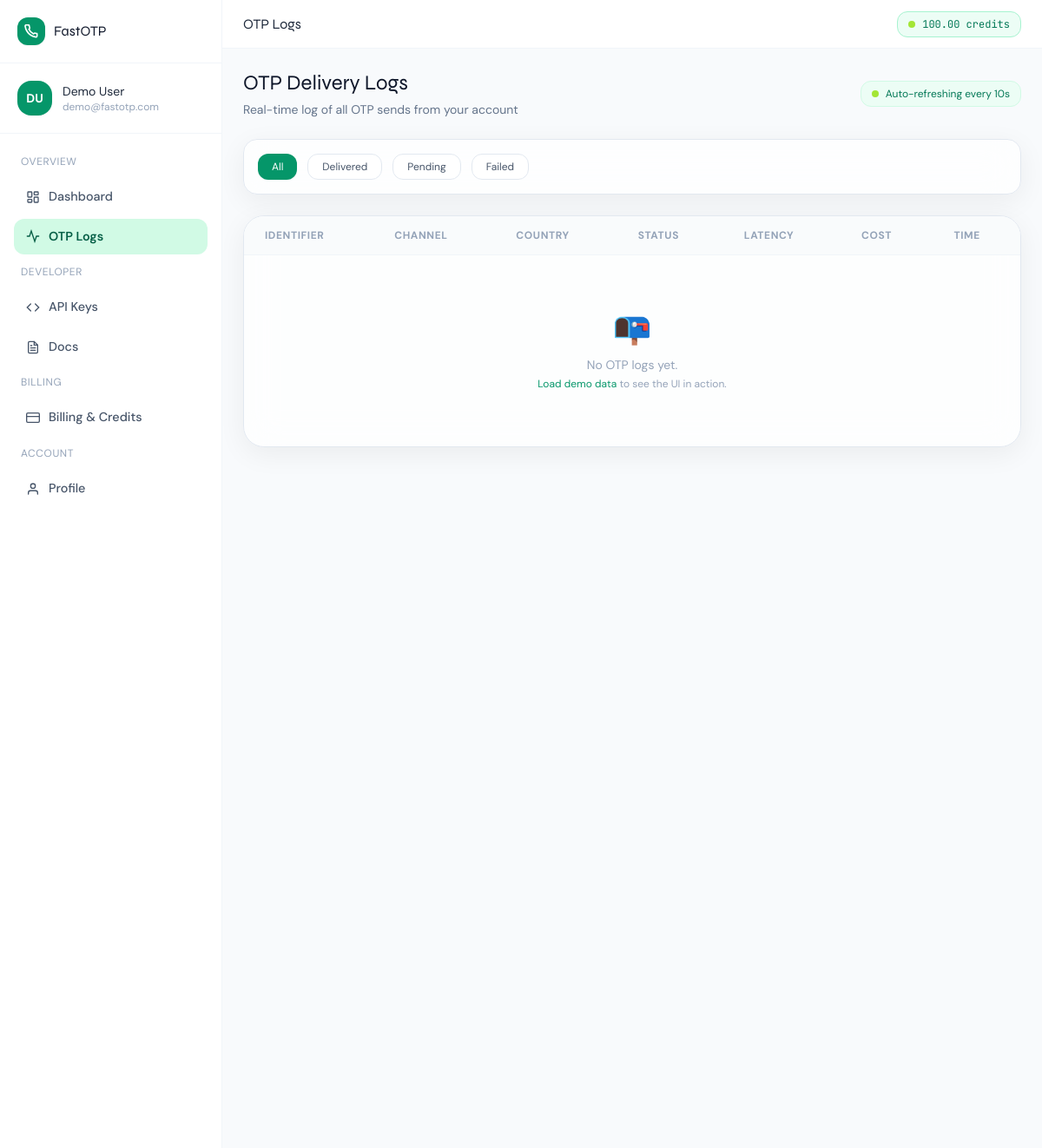
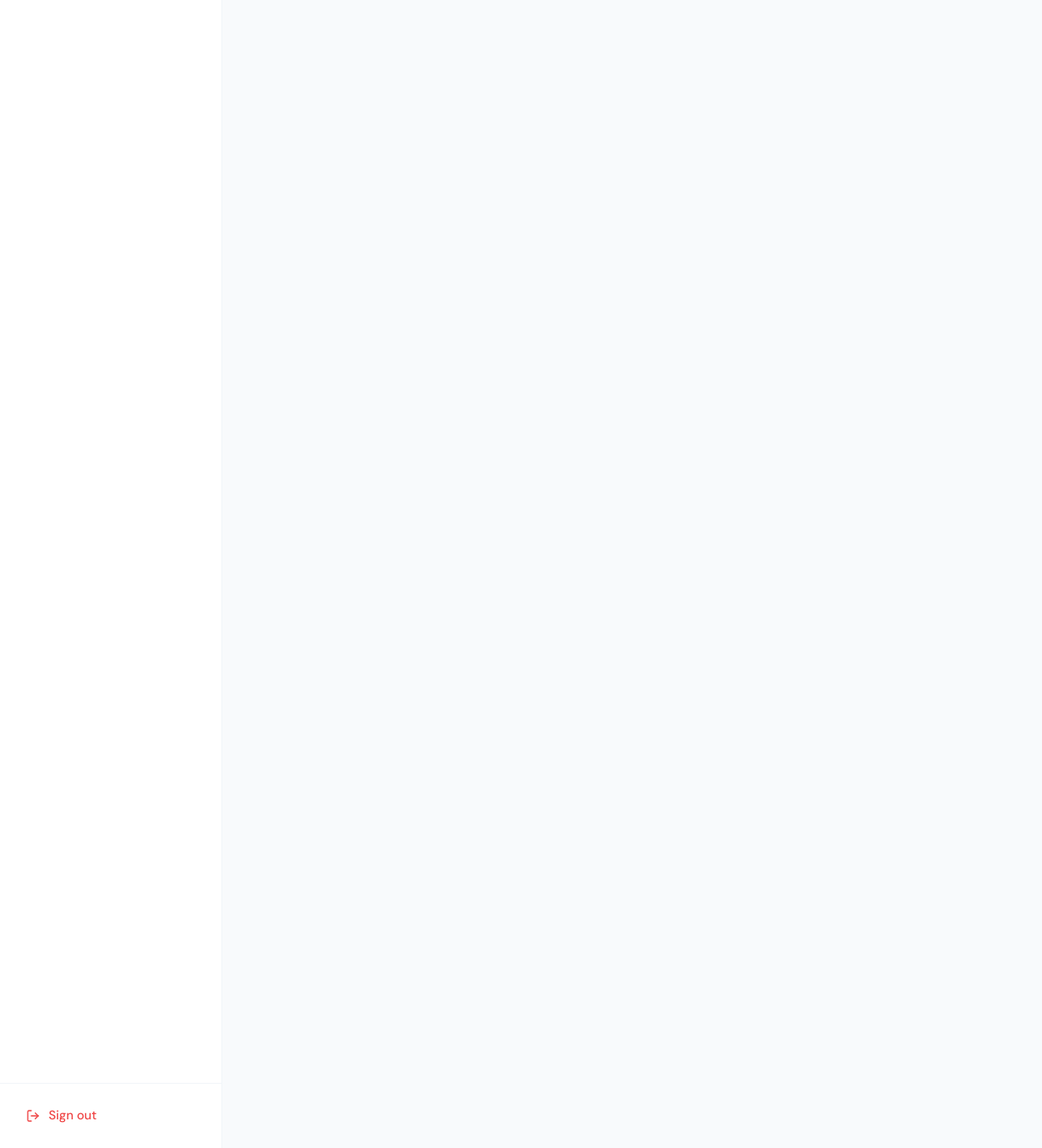
/dashboard/logs/ (signed in), run on the app's committed database (2 pictures, top to bottom).
### fastotp/models.py (models this page shows, shortened)
class User(AbstractUser):
    id = models.UUIDField(primary_key=True, default=uuid.uuid4, editable=False)
    phone_number = models.CharField(max_length=20, blank=True)
    whatsapp_number = models.CharField(max_length=20, blank=True)
    company_name = models.CharField(max_length=150, blank=True)
    is_verified = models.BooleanField(default=False)
    verification_otp = models.CharField(max_length=6, blank=True)
    otp_expires_at = models.DateTimeField(null=True, blank=True)
    avatar_initials = models.CharField(max_length=3, blank=True)
    created_at = models.DateTimeField(auto_now_add=True)
    updated_at = models.DateTimeField(auto_now=True)

class CreditBalance(models.Model):
    user = models.OneToOneField(User, on_delete=models.CASCADE, related_name='credit_balance')
    balance = models.DecimalField(max_digits=12, decimal_places=4, default=0)
    total_topped_up = models.DecimalField(max_digits=12, decimal_places=2, default=0)
    total_consumed = models.DecimalField(max_digits=12, decimal_places=4, default=0)
    updated_at = models.DateTimeField(auto_now=True)

### fastotp/views.py (the view)
# urls.py: path('dashboard/logs/', views.OTPLogsView.as_view(), name='otp_logs'),
class OTPLogsView(LoginRequiredMixin, TemplateView):
    login_url = 'login'
    template_name = 'fastotp/otp_logs.html'
    def get_context_data(self, **kwargs):
        ctx = super().get_context_data(**kwargs)
        ctx['logs'] = OTPLog.objects.filter(user=self.request.user)[:50]
        return ctx

### templates/fastotp/otp_logs.html
{% extends 'fastotp/dashboard_base.html' %}
{% block page_title %}OTP Logs{% endblock %}
{% block dashboard_content %}
<div class="mb-6 flex items-center justify-between">
  <div>
    <h1 class="font-display font-700 text-2xl text-slate-900">OTP Delivery Logs</h1>
    <p class="text-slate-500 text-sm mt-1">Real-time log of all OTP sends from your account</p>
  </div>
  <div class="flex items-center gap-2 text-xs text-emerald-700 bg-emerald-50 border border-emerald-100 px-3 py-1.5 rounded-xl">
    <span class="w-2 h-2 bg-lime-400 rounded-full animate-pulse"></span>
    Auto-refreshing every 10s
  </div>
</div>
<div class="glass rounded-2xl p-4 mb-6 flex flex-wrap gap-3 border border-slate-200" x-data="{filter:'all'}">
  <button @click="filter='all'" :class="filter==='all'?'bg-emerald-600 text-white shadow-sm':'bg-white text-slate-600 border border-slate-200'" class="text-xs px-4 py-1.5 rounded-xl font-600 transition-all">All</button>
  <button @click="filter='delivered'" :class="filter==='delivered'?'bg-emerald-600 text-white shadow-sm':'bg-white text-slate-600 border border-slate-200'" class="text-xs px-4 py-1.5 rounded-xl font-600 transition-all">Delivered</button>
  <button @click="filter='pending'" :class="filter==='pending'?'bg-amber-500 text-white shadow-sm':'bg-white text-slate-600 border border-slate-200'" class="text-xs px-4 py-1.5 rounded-xl font-600 transition-all">Pending</button>
  <button @click="filter='failed'" :class="filter==='failed'?'bg-red-500 text-white shadow-sm':'bg-white text-slate-600 border border-slate-200'" class="text-xs px-4 py-1.5 rounded-xl font-600 transition-all">Failed</button>
</div>
<div class="glass rounded-3xl overflow-hidden border border-slate-200">
  <div class="overflow-x-auto">
    <table class="w-full text-sm">
      <thead>
        <tr class="border-b border-slate-100 bg-slate-50/80">
          <th class="text-left px-6 py-3.5 text-xs font-600 text-slate-400 uppercase tracking-wider">Identifier</th>
          <th class="text-left px-6 py-3.5 text-xs font-600 text-slate-400 uppercase tracking-wider">Channel</th>
          <th class="text-left px-6 py-3.5 text-xs font-600 text-slate-400 uppercase tracking-wider">Country</th>
          <th class="text-left px-6 py-3.5 text-xs font-600 text-slate-400 uppercase tracking-wider">Status</th>
          <th class="text-left px-6 py-3.5 text-xs font-600 text-slate-400 uppercase tracking-wider">Latency</th>
          <th class="text-left px-6 py-3.5 text-xs font-600 text-slate-400 uppercase tracking-wider">Cost</th>
          <th class="text-left px-6 py-3.5 text-xs font-600 text-slate-400 uppercase tracking-wider">Time</th>
        </tr>
      </thead>
      <tbody id="log-table-body"
             hx-get="{% url 'otp_logs_poll' %}"
             hx-trigger="every 10s"
             hx-swap="innerHTML">
        {% for log in logs %}
        <tr class="border-b border-slate-50 hover:bg-emerald-50/30 transition-colors">
          <td class="px-6 py-4">
            <span class="font-mono text-sm text-slate-700">{{ log.identifier }}</span>
          </td>
          <td class="px-6 py-4">
            <span class="flex items-center gap-1.5 text-xs font-600 text-slate-600">
              {% if log.channel == 'whatsapp' %}💬{% elif log.channel == 'sms' %}📱{% elif log.channel == 'voice' %}📞{% else %}📧{% endif %}
              {{ log.channel|title }}
            </span>
          </td>
          <td class="px-6 py-4">
            <span class="text-xs text-slate-500">{{ log.country_name|default:"—" }}</span>
          </td>
          <td class="px-6 py-4">
            {% if log.status == 'delivered' or log.status == 'verified' %}
            <span class="inline-flex items-center gap-1 text-xs font-600 bg-emerald-50 text-emerald-700 border border-emerald-100 px-2.5 py-0.5 rounded-full">✓ {{ log.status }}</span>
            {% elif log.status == 'pending' or log.status == 'sent' %}
            <span class="inline-flex items-center gap-1 text-xs font-600 shimmer-pending border border-amber-200 text-amber-700 px-2.5 py-0.5 rounded-full">
              <span class="w-1.5 h-1.5 bg-amber-400 rounded-full animate-pulse"></span>{{ log.status }}
            </span>
            {% elif log.status == 'failed' %}
            <span class="inline-flex items-center gap-1 text-xs font-600 bg-red-50 text-red-600 border border-red-100 px-2.5 py-0.5 rounded-full">✕ failed</span>
            {% else %}
            <span class="text-xs text-slate-400">{{ log.status }}</span>
            {% endif %}
          </td>
          <td class="px-6 py-4">
            {% if log.latency_ms %}
            <span class="font-mono text-xs font-600 {% if log.latency_ms < 500 %}text-lime-700{% elif log.latency_ms < 1000 %}text-amber-600{% else %}text-red-500{% endif %}">
              {{ log.latency_ms }}ms
            </span>
            {% else %}<span class="text-slate-300 text-xs">—</span>{% endif %}
          </td>
          <td class="px-6 py-4">
            <span class="font-mono text-xs text-slate-500">${{ log.cost_credits|floatformat:4 }}</span>
          </td>
          <td class="px-6 py-4">
            <span class="text-xs text-slate-400">{{ log.created_at|timesince }} ago</span>
          </td>
        </tr>
        {% empty %}
        <tr>
          <td colspan="7" class="text-center py-16 text-slate-400">
            <div class="text-4xl mb-3">📭</div>
            <p class="text-sm">No OTP logs yet.</p>
            <p class="text-xs mt-1"><a href="{% url 'seed_demo' %}" class="text-emerald-600">Load demo data</a> to see the UI in action.</p>
          </td>
        </tr>
        {% endfor %}
      </tbody>
    </table>
  </div>
</div>
{% endblock %}

### templates/fastotp/dashboard_base.html (shortened to what this page needs)
{% extends 'fastotp/base.html' %}
{% block content %}
<div class="flex h-screen overflow-hidden bg-slate-50">
  <aside class="w-64 flex-shrink-0 bg-white border-r border-slate-100 flex flex-col overflow-y-auto hidden md:flex">
    <div class="p-5 border-b border-slate-100">
      <a href="{% url 'home' %}" class="flex items-center gap-2.5">
        <div class="w-8 h-8 rounded-xl bg-emerald-600 flex items-center justify-center shadow-sm">
        </div>
        <span class="font-display font-700 text-slate-900">FastOTP</span>
      </a>
    </div>
    <div class="p-5 border-b border-slate-100">
      <div class="flex items-center gap-3">
        <div class="w-10 h-10 rounded-2xl bg-emerald-600 flex items-center justify-center text-white font-bold text-sm shadow-sm flex-shrink-0">
          {{ request.user.avatar_initials }}
        </div>
        <div class="min-w-0">
          <p class="text-sm font-600 text-slate-800 truncate">{{ request.user.get_full_name|default:request.user.username }}</p>
          <p class="text-xs text-slate-400 truncate">{{ request.user.email }}</p>
        </div>
      </div>
    </div>
    <nav class="flex-1 p-4 space-y-1">
      <p class="text-xs font-600 text-slate-400 uppercase tracking-wider px-2 py-2">Overview</p>
      <a href="{% url 'dashboard' %}" class="sidebar-link {% if request.resolver_match.url_name == 'dashboard' %}active{% endif %}">
        <svg width="16" height="16" viewBox="0 0 24 24" fill="none" stroke="currentColor" stroke-width="2" stroke-linecap="round"><rect x="3" y="3" width="7" height="9" rx="1"/><rect x="14" y="3" width="7" height="5" rx="1"/><rect x="14" y="12" width="7" height="9" rx="1"/><rect x="3" y="16" width="7" height="5" rx="1"/></svg>
        Dashboard
      </a>
      <a href="{% url 'otp_logs' %}" class="sidebar-link {% if request.resolver_match.url_name == 'otp_logs' %}active{% endif %}">
        <svg width="16" height="16" viewBox="0 0 24 24" fill="none" stroke="currentColor" stroke-width="2" stroke-linecap="round"><polyline points="22 12 18 12 15 21 9 3 6 12 2 12"/></svg>
        OTP Logs
      </a>
      <p class="text-xs font-600 text-slate-400 uppercase tracking-wider px-2 py-2 mt-4">Developer</p>
      <a href="{% url 'developer' %}" class="sidebar-link {% if request.resolver_match.url_name == 'developer' %}active{% endif %}">
        <svg width="16" height="16" viewBox="0 0 24 24" fill="none" stroke="currentColor" stroke-width="2" stroke-linecap="round"><polyline points="16 18 22 12 16 6"/><polyline points="8 6 2 12 8 18"/></svg>
        API Keys
      </a>
      <a href="#" class="sidebar-link">
        Docs
      </a>
      <p class="text-xs font-600 text-slate-400 uppercase tracking-wider px-2 py-2 mt-4">Billing</p>
      <a href="{% url 'billing' %}" class="sidebar-link {% if request.resolver_match.url_name == 'billing' %}active{% endif %}">
        <svg width="16" height="16" viewBox="0 0 24 24" fill="none" stroke="currentColor" stroke-width="2" stroke-linecap="round"><rect x="1" y="4" width="22" height="16" rx="2" ry="2"/><line x1="1" y1="10" x2="23" y2="10"/></svg>
        Billing & Credits
      </a>
      <p class="text-xs font-600 text-slate-400 uppercase tracking-wider px-2 py-2 mt-4">Account</p>
      <a href="{% url 'account' %}" class="sidebar-link {% if request.resolver_match.url_name == 'account' %}active{% endif %}">
        <svg width="16" height="16" viewBox="0 0 24 24" fill="none" stroke="currentColor" stroke-width="2" stroke-linecap="round"><path d="M20 21v-2a4 4 0 0 0-4-4H8a4 4 0 0 0-4 4v2"/><circle cx="12" cy="7" r="4"/></svg>
        Profile
      </a>
    </nav>
    <div class="p-4 border-t border-slate-100">
      <form method="POST" action="{% url 'logout' %}">
        <button type="submit" class="sidebar-link w-full text-red-500 hover:bg-red-50 hover:text-red-700">
          <svg width="16" height="16" viewBox="0 0 24 24" fill="none" stroke="currentColor" stroke-width="2" stroke-linecap="round"><path d="M9 21H5a2 2 0 0 1-2-2V5a2 2 0 0 1 2-2h4"/><polyline points="16 17 21 12 16 7"/><line x1="21" y1="12" x2="9" y2="12"/></svg>
          Sign out
        </button>
      </form>
    </div>
  </aside>
  <div class="flex-1 flex flex-col overflow-hidden">
    <header class="bg-white border-b border-slate-100 h-14 flex items-center justify-between px-6 flex-shrink-0">
      <div>
        <h2 class="font-display font-600 text-slate-800 text-base">{% block page_title %}Dashboard{% endblock %}</h2>
      </div>
      <div class="flex items-center gap-4">
        <div id="credit-badge"
             hx-get="{% url 'credit_balance_poll' %}"
             hx-trigger="every 30s"
             hx-swap="outerHTML"
             class="flex items-center gap-2 bg-emerald-50 border border-emerald-200 px-3 py-1.5 rounded-xl">
          <span class="w-2 h-2 bg-lime-400 rounded-full animate-pulse"></span>
          <span class="text-xs font-mono font-600 text-emerald-700">
            {% if request.user.credit_balance %}
              {{ request.user.credit_balance.balance|floatformat:2 }} credits
            {% else %}0.00 credits{% endif %}
          </span>
        </div>
      </div>
    </header>
    <main class="flex-1 overflow-y-auto p-6">
      {% block dashboard_content %}{% endblock %}
    </main>
  </div>
</div>
{% endblock %}

### templates/fastotp/base.html (style rules this page uses)
*, *::before, *::after { box-sizing: border-box; }
body { font-family: 'DM Sans', sans-serif; background: #f8fafc; }
h1, h2, h3, h4, h5, .font-display { font-family: 'Syne', sans-serif; }
.font-mono { font-family: 'JetBrains Mono', monospace; }
.glass { background: rgba(255,255,255,0.72); backdrop-filter: blur(20px); -webkit-backdrop-filter: blur(20px); border: 1px solid rgba(255,255,255,0.85); box-shadow: 0 8px 32px rgba(0,0,0,0.06), inset 0 1px 0 rgba(255,255,255,0.7); }
.sidebar-link { display: flex; align-items: center; gap: 10px; padding: 10px 14px; border-radius: 12px; font-size: 0.9rem; font-weight: 500; color: #475569; transition: all 0.15s; }
.sidebar-link.active { background: #d1fae5; color: #065f46; font-weight: 600; }

### data on the page
User: user.avatar_initials "DU", user.get_full_name "Demo User", user.email "demo@fastotp.com", user.credit_balance.balance "100.00"
